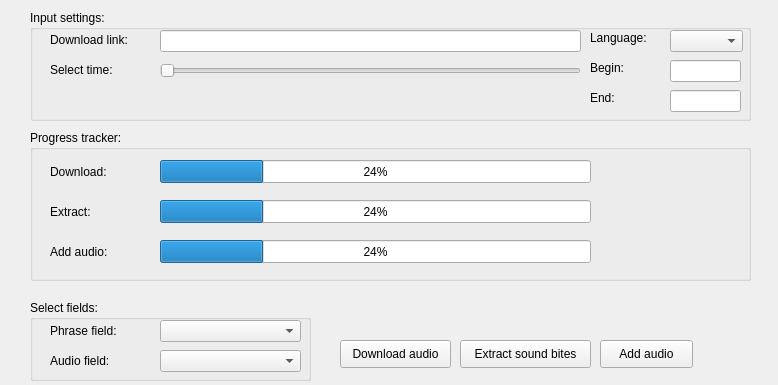
<?xml version="1.0" encoding="UTF-8"?>
<ui version="4.0">
 <class>Window</class>
 <widget class="QWidget" name="Window">
  <property name="geometry">
   <rect>
    <x>0</x>
    <y>0</y>
    <width>778</width>
    <height>385</height>
   </rect>
  </property>
  <property name="windowTitle">
   <string>Mine audio</string>
  </property>
  <widget class="QGroupBox" name="progress_group">
   <property name="geometry">
    <rect>
     <x>30</x>
     <y>130</y>
     <width>721</width>
     <height>151</height>
    </rect>
   </property>
   <property name="title">
    <string>Progress tracker:</string>
   </property>
   <widget class="QProgressBar" name="download_bar">
    <property name="geometry">
     <rect>
      <x>130</x>
      <y>30</y>
      <width>431</width>
      <height>23</height>
     </rect>
    </property>
    <property name="value">
     <number>24</number>
    </property>
   </widget>
   <widget class="QProgressBar" name="extract_bar">
    <property name="geometry">
     <rect>
      <x>130</x>
      <y>70</y>
      <width>431</width>
      <height>23</height>
     </rect>
    </property>
    <property name="value">
     <number>24</number>
    </property>
   </widget>
   <widget class="QProgressBar" name="add_bar">
    <property name="geometry">
     <rect>
      <x>130</x>
      <y>110</y>
      <width>431</width>
      <height>23</height>
     </rect>
    </property>
    <property name="value">
     <number>24</number>
    </property>
   </widget>
   <widget class="QLabel" name="label_6">
    <property name="geometry">
     <rect>
      <x>20</x>
      <y>30</y>
      <width>71</width>
      <height>23</height>
     </rect>
    </property>
    <property name="text">
     <string>Download:</string>
    </property>
   </widget>
   <widget class="QLabel" name="label_7">
    <property name="geometry">
     <rect>
      <x>20</x>
      <y>70</y>
      <width>55</width>
      <height>23</height>
     </rect>
    </property>
    <property name="text">
     <string>Extract:</string>
    </property>
   </widget>
   <widget class="QLabel" name="label_8">
    <property name="geometry">
     <rect>
      <x>20</x>
      <y>110</y>
      <width>71</width>
      <height>23</height>
     </rect>
    </property>
    <property name="text">
     <string>Add audio:</string>
    </property>
   </widget>
  </widget>
  <widget class="QGroupBox" name="field_group">
   <property name="geometry">
    <rect>
     <x>30</x>
     <y>300</y>
     <width>281</width>
     <height>81</height>
    </rect>
   </property>
   <property name="title">
    <string>Select fields:</string>
   </property>
   <widget class="QComboBox" name="phrase_box">
    <property name="geometry">
     <rect>
      <x>130</x>
      <y>20</y>
      <width>141</width>
      <height>22</height>
     </rect>
    </property>
   </widget>
   <widget class="QLabel" name="label">
    <property name="geometry">
     <rect>
      <x>20</x>
      <y>20</y>
      <width>91</width>
      <height>22</height>
     </rect>
    </property>
    <property name="text">
     <string>Phrase field:</string>
    </property>
   </widget>
   <widget class="QLabel" name="label_2">
    <property name="geometry">
     <rect>
      <x>20</x>
      <y>50</y>
      <width>91</width>
      <height>22</height>
     </rect>
    </property>
    <property name="text">
     <string>Audio field:</string>
    </property>
   </widget>
   <widget class="QComboBox" name="audio_box">
    <property name="geometry">
     <rect>
      <x>130</x>
      <y>50</y>
      <width>141</width>
      <height>22</height>
     </rect>
    </property>
   </widget>
  </widget>
  <widget class="QGroupBox" name="input_group">
   <property name="geometry">
    <rect>
     <x>30</x>
     <y>10</y>
     <width>721</width>
     <height>111</height>
    </rect>
   </property>
   <property name="title">
    <string>Input settings:</string>
   </property>
   <widget class="QLineEdit" name="link_box">
    <property name="geometry">
     <rect>
      <x>130</x>
      <y>20</y>
      <width>421</width>
      <height>22</height>
     </rect>
    </property>
   </widget>
   <widget class="QLabel" name="label_3">
    <property name="geometry">
     <rect>
      <x>20</x>
      <y>20</y>
      <width>91</width>
      <height>20</height>
     </rect>
    </property>
    <property name="text">
     <string>Download link:</string>
    </property>
   </widget>
   <widget class="QLabel" name="label_4">
    <property name="geometry">
     <rect>
      <x>560</x>
      <y>20</y>
      <width>71</width>
      <height>16</height>
     </rect>
    </property>
    <property name="text">
     <string>Language:</string>
    </property>
   </widget>
   <widget class="QComboBox" name="language_box">
    <property name="geometry">
     <rect>
      <x>640</x>
      <y>20</y>
      <width>73</width>
      <height>22</height>
     </rect>
    </property>
   </widget>
   <widget class="QSlider" name="time_slider">
    <property name="geometry">
     <rect>
      <x>130</x>
      <y>50</y>
      <width>421</width>
      <height>22</height>
     </rect>
    </property>
    <property name="orientation">
     <enum>Qt::Horizontal</enum>
    </property>
   </widget>
   <widget class="QLabel" name="label_5">
    <property name="geometry">
     <rect>
      <x>20</x>
      <y>50</y>
      <width>91</width>
      <height>20</height>
     </rect>
    </property>
    <property name="text">
     <string>Select time:</string>
    </property>
   </widget>
   <widget class="QLineEdit" name="begin_box">
    <property name="geometry">
     <rect>
      <x>640</x>
      <y>50</y>
      <width>71</width>
      <height>22</height>
     </rect>
    </property>
   </widget>
   <widget class="QLineEdit" name="end_box">
    <property name="geometry">
     <rect>
      <x>640</x>
      <y>80</y>
      <width>71</width>
      <height>22</height>
     </rect>
    </property>
   </widget>
   <widget class="QLabel" name="label_9">
    <property name="geometry">
     <rect>
      <x>560</x>
      <y>50</y>
      <width>71</width>
      <height>16</height>
     </rect>
    </property>
    <property name="text">
     <string>Begin:</string>
    </property>
   </widget>
   <widget class="QLabel" name="label_10">
    <property name="geometry">
     <rect>
      <x>560</x>
      <y>80</y>
      <width>71</width>
      <height>16</height>
     </rect>
    </property>
    <property name="text">
     <string>End:</string>
    </property>
   </widget>
  </widget>
  <widget class="QPushButton" name="download_button">
   <property name="geometry">
    <rect>
     <x>340</x>
     <y>340</y>
     <width>111</width>
     <height>28</height>
    </rect>
   </property>
   <property name="text">
    <string>Download audio</string>
   </property>
  </widget>
  <widget class="QPushButton" name="extract_button">
   <property name="geometry">
    <rect>
     <x>460</x>
     <y>340</y>
     <width>131</width>
     <height>28</height>
    </rect>
   </property>
   <property name="text">
    <string>Extract sound bites</string>
   </property>
  </widget>
  <widget class="QPushButton" name="add_button">
   <property name="geometry">
    <rect>
     <x>600</x>
     <y>340</y>
     <width>93</width>
     <height>28</height>
    </rect>
   </property>
   <property name="text">
    <string>Add audio</string>
   </property>
  </widget>
 </widget>
 <resources/>
 <connections/>
</ui>
